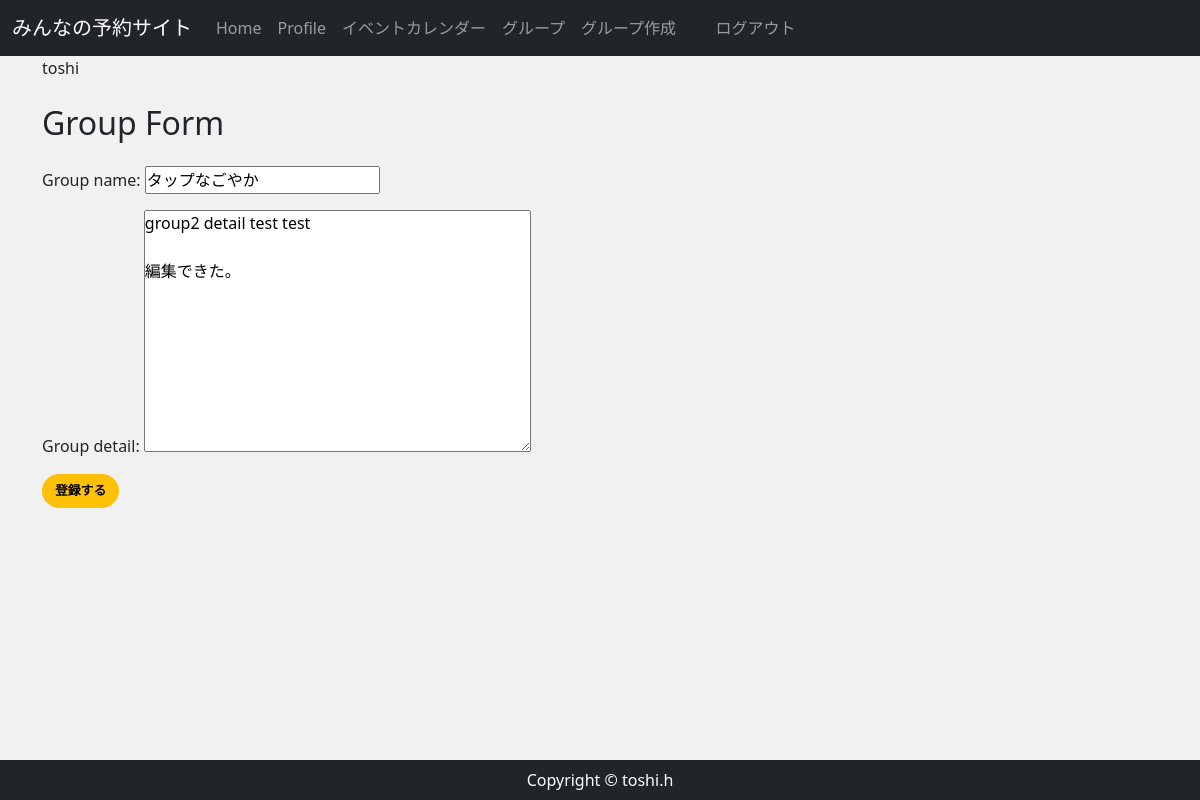
/group_edit/2/ (signed in), run on the app's committed database.
### accounts/models.py (models this page shows, shortened)
class CustomUser(AbstractBaseUser, PermissionsMixin):
    email = models.EmailField(
        verbose_name='email',
        max_length=255,
        unique=True,
        )
    first_name = models.CharField('名', max_length=150)
    last_name = models.CharField('姓', max_length=150)
    nickname = models.CharField('ニックネーム', max_length=150,  null=True, blank=True)
    active = models.BooleanField(default=True)
    staff = models.BooleanField(default=False) #staffかどうか
    admin = models.BooleanField(default=False)
    objects = UserManager()
    EMAIL_FIELD = 'email'
    USERNAME_FIELD = 'email'
    REQUIRED_FIELDS = []
    @property
    def is_active(self):
        return self.active
    class Meta(AbstractBaseUser.Meta):
        db_table = 'custom_user'

### reservation/models.py (models this page shows, shortened)
class Group(models.Model):
    group_name = models.CharField(max_length=150)
    group_detail = models.TextField()
    group_owner = models.ForeignKey(
        CustomUser,
        unique=False,
        db_index=True,
        related_name='owner',
        on_delete=models.CASCADE
    )

### reservation/views.py (the view)
# urls.py: path('group_edit/<int:pk>/',views.GroupEditView.as_view(), name="group_edit"), #グループ編集
class GroupEditView(LoginRequiredMixin,UpdateView):
    model = Group
    template_name = 'reservation/group_form.html'
    form_class = GroupForm
    success_url = reverse_lazy('group')
    def get(self, request, **kwargs):
        group_data = Group.objects.get(id=self.kwargs['pk'])
        staff_data = ApprovedStaff.objects.filter(
            group = group_data, approved = True)
        names = [data.staff for data in staff_data]
        if not request.user in names:
            return HttpResponse('<h1>%sさんは%sの編集権限がありません</h1>' % (request.user.nickname, group_data.group_name ))
        return super().get(request)

### reservation/forms.py
class GroupForm(forms.ModelForm):
    class Meta:
        model = Group
        fields = ("group_name", "group_detail")

### reservation/templates/reservation/group_form.html (shortened to what this page needs)
{% extends 'reservation/base.html' %}
{% load widget_tweaks %}
{% block content %}
<div class="my-4">
    <h2>Group Form</h2>
</div>
<form method="post" enctype="multipart/form-data">
    {{ form.as_p }}
    <button class="btn btn-warning" type="submit">登録する</button>
</form>
{% endblock %}

### reservation/templates/reservation/base.html (shortened to what this page needs)
{% load static %}
<!DOCTYPE html>
<html lang="ja">
<head>
    <link href="https://cdn.jsdelivr.net/npm/bootstrap@5.0.2/dist/css/bootstrap.min.css" rel="stylesheet">
    <link rel="stylesheet" href="{% static 'css/rsv_style.css' %}">
<nav class="navbar navbar-expand-lg bg-body-tertiary navbar-dark bg-dark" >
    <div class="container-fluid">
    <a class="navbar-brand" href="{% url 'home' %}">
    みんなの予約サイト
    </a>
    <div class="collapse navbar-collapse" id="navbarSupportedContent">
        <ul class="navbar-nav ml-auto">
        <li class="nav-item">
            <a class="nav-link" href="{% url 'home' %}">Home </a>
        </li>
        {% if user.is_authenticated %}
            <li class="nav-item">
                <a class="nav-link" href="{% url 'userprofile' user.pk %}">Profile</a>
            </li>
            <li class="nav-item">
                <a class="nav-link" href="{% url 'gp_event_cal' %}">イベントカレンダー </a>
            </li>
            <li class="nav-item">
                <a class="nav-link" href="{% url 'group' %}">グループ </a>
            </li>
            <li class="nav-item">
                <a class="nav-link" href="{% url 'group_new' %}">グループ作成 </a>
            </li>
            <li>
            <p>\t\t</p>
            </li>
            <li class="nav-item">
                <a class="nav-link" href="{% url 'account_logout' %}">ログアウト </a>
            </li>
        {% endif %}
        </ul>
    </div>
    </nav>
    <main>
        <div class="container">
            <p >{{user.nickname}}</p>
            {% block content %}
            {% endblock %}
        </div>
    </main>
    <footer class="py-2 bg-dark">
        <p class="m-0 text-center text-white">Copyright &copy; toshi.h</p>
    </footer>
</body>
</html>

### reservation/static/css/rsv_style.css (style rules this page uses)
* { margin: 0; padding: 0; box-sizing: border-box; }
main { flex: 1; }
.btn { font-size: 80%; border-radius: 5rem; font-weight: bold; }

### data on the page
CustomUser: nickname "toshi"
Group: group_name "タップなごやか", group_detail "group2 detail test test 編集できた。"
